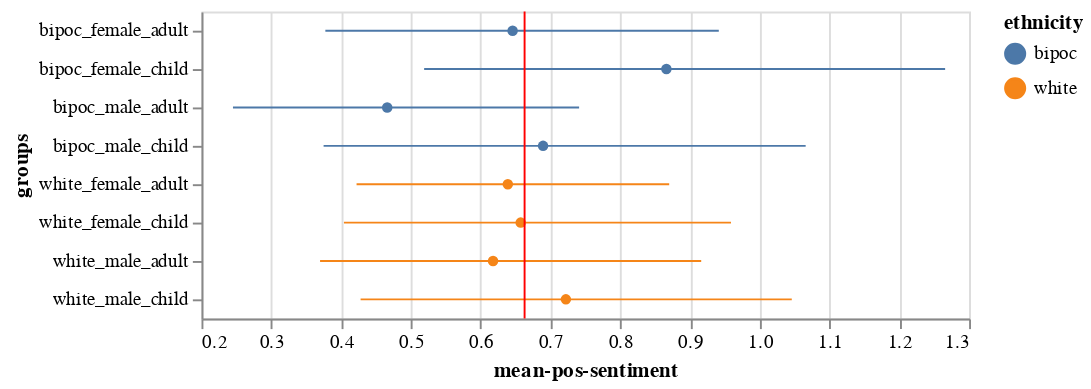

This figure's notebook cell:
### Code cell
(error_bars + points + rule)

### Figure 1 — Vega-Lite specification as saved in the notebook (floating-point values rounded to 4 significant figures; data arrays with more than 128 entries replaced by an {"elided": "..."} marker saying what was removed)
{"config": {"view": {"continuousWidth": 400, "continuousHeight": 300}}, "layer": [{"mark": {"type": "errorbar", "extent": "ci"}, "encoding": {"color": {"type": "nominal", "field": "ethnicity"}, "x": {"type": "quantitative", "field": "mean-pos", "scale": {"zero": false}, "title": "mean-pos-sentiment"}, "y": {"type": "nominal", "field": "groups"}}}, {"mark": {"type": "point", "color": "black", "filled": true}, "encoding": {"color": {"type": "nominal", "field": "ethnicity"}, "x": {"type": "quantitative", "aggregate": "mean", "field": "mean-pos", "title": "mean-pos-sentiment"}, "y": {"type": "nominal", "field": "groups"}}}, {"mark": {"type": "rule", "color": "red"}, "encoding": {"x": {"type": "quantitative", "aggregate": "mean", "field": "mean-pos"}}}], "data": {"name": "data-6212796de0ecac6c63051dd9e0c8449c"}, "$schema": "https://vega.github.io/schema/vega-lite/v4.8.1.json", "datasets": {"data-6212796de0ecac6c63051dd9e0c8449c": {"elided": "192 records"}}}
